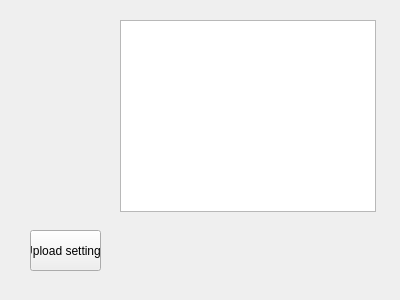
<?xml version="1.0" encoding="UTF-8"?>
<ui version="4.0">
 <class>Form</class>
 <widget class="QWidget" name="Form">
  <property name="geometry">
   <rect>
    <x>0</x>
    <y>0</y>
    <width>400</width>
    <height>300</height>
   </rect>
  </property>
  <property name="windowTitle">
   <string>VOG Config</string>
  </property>
  <widget class="QGraphicsView" name="settings_graphics_view_2">
   <property name="geometry">
    <rect>
     <x>120</x>
     <y>20</y>
     <width>256</width>
     <height>192</height>
    </rect>
   </property>
  </widget>
  <widget class="QPushButton" name="set_current_push_button">
   <property name="geometry">
    <rect>
     <x>30</x>
     <y>230</y>
     <width>71</width>
     <height>41</height>
    </rect>
   </property>
   <property name="text">
    <string>Upload settings</string>
   </property>
  </widget>
 </widget>
 <resources/>
 <connections/>
</ui>
